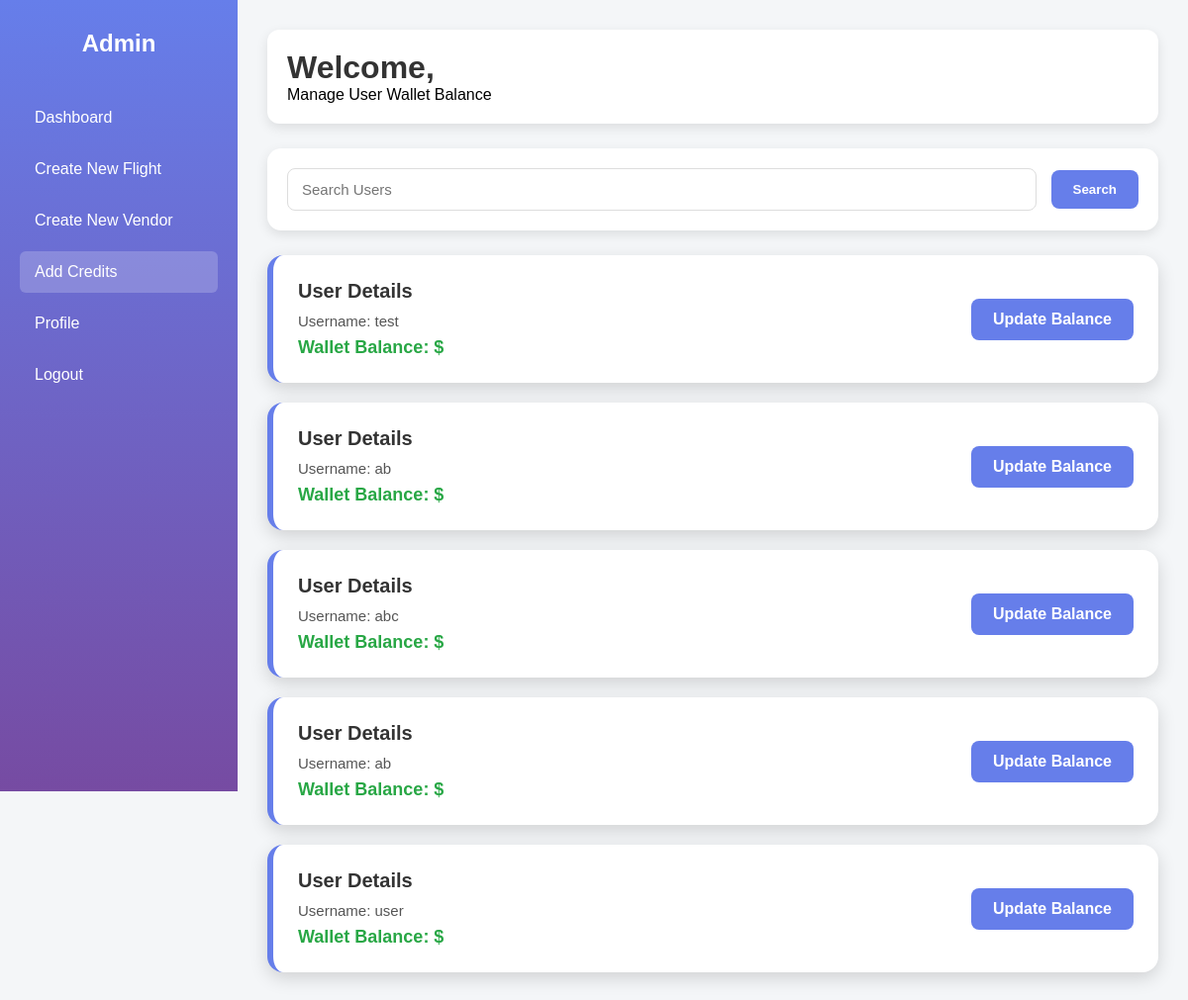
The page /admin/credits.php on the database its author committed.
### tables this page shows
CREATE TABLE `user` (
  `username` varchar(50) DEFAULT NULL,
  `password` varchar(50) DEFAULT NULL
);

### admin/credits.php (the view, shortened to what this page needs)
<?php
include "admin_db.php";
$username = $_SESSION['username'];
$sql = "SELECT * FROM user";
$result = $conn->query($sql);
?>
<!DOCTYPE html>
<html>
<head>
</head>
<body>
<div class="sidebar">
    <h2>Admin</h2>
    <a href="dashboard.php">Dashboard</a>
    <a href="new_flight.php">Create New Flight</a>
    <a href="new_vendor.php">Create New Vendor</a>
    <a href="credits.php" class="active">Add Credits</a>
    <a href="profile.php">Profile</a>
    <a href="logout.php">Logout</a>
</div>
<div class="main">
   <div class="header">
        <h1>Welcome, <?php echo htmlspecialchars($username); ?></h1>
        <p>Manage User Wallet Balance</p>
    </div>
<div class="search-box">
    <form method="POST">
        <input type="text" name="from" placeholder="Search Users" required>
        <button type="submit" name="submit">Search</button>
    </form>
</div>
    <div class="cards">
        <?php
        if ($result && $result->num_rows > 0) {
            while($row = $result->fetch_assoc()) {
        ?>
        <div class="card">
            <div class="left">
                <div class="route">
                    User Details
                </div>
                <div class="info">Username: <?php echo htmlspecialchars($row['username']); ?></div>
                <div class="balance">Wallet Balance: $<?php echo htmlspecialchars($row['wallet_balance']); ?></div>
            </div>
            <div class="right">
                <a href="edit_credit.php?user_id=<?php echo $row['id']; ?>" class="book-btn">
                    Update Balance
                </a>
            </div>
        </div>
        <?php
            }
        } else {
            echo '<div class="card"><div class="left"><div class="info">No users found</div></div></div>';
        }
        ?>
    </div>
</div>
</body>
</html>

### admin/credits.php (style rules this page uses)
* { margin: 0; padding: 0; box-sizing: border-box; font-family: Arial, sans-serif; }
body { background: #f4f6f8; display: flex; }
.sidebar { width: 240px; height: 100vh; background: linear-gradient(180deg, #667eea, #764ba2); color: white; padding: 30px 20px; position: fixed; }
.sidebar h2 { text-align: center; margin-bottom: 40px; }
.sidebar a { display: block; padding: 12px 15px; margin-bottom: 10px; color: white; text-decoration: none; border-radius: 6px; transition: 0.3s; }
.sidebar a:hover, .sidebar a.active { background: rgba(255,255,255,0.2); }
.main { margin-left: 240px; width: calc(100% - 240px); padding: 30px; }
.header { background: white; padding: 20px; border-radius: 12px; box-shadow: 0 4px 12px rgba(0,0,0,0.1); margin-bottom: 25px; }
.header h1 { color: #333; }
.cards { display: flex; flex-direction: column; gap: 20px; }
.card { background: white; padding: 25px; border-radius: 16px; box-shadow: 0 6px 18px rgba(0,0,0,0.15); display: flex; justify-content: space-between; align-items: center; border-left: 6px solid #667eea; }
.left { width: 70%; }
.right { width: 30%; text-align: right; }
.route { font-size: 20px; font-weight: bold; margin-bottom: 10px; color: #333; }
.info { color: #555; margin: 6px 0; font-size: 15px; }
.balance { color: #28a745; font-weight: bold; font-size: 18px; margin-top: 8px; }
.book-btn { display: inline-block; background: #667eea; color: white; padding: 12px 22px; border-radius: 8px; text-decoration: none; font-weight: bold; transition: 0.3s; }
.search-box { background: white; padding: 20px; border-radius: 14px; box-shadow: 0 4px 12px rgba(0,0,0,0.1); margin-bottom: 25px; }
.search-box form { display: flex; gap: 15px; align-items: center; }
.search-box input { flex: 1; padding: 12px 14px; border-radius: 8px; border: 1px solid #ddd; font-size: 15px; }
.search-box button { padding: 12px 22px; background: #667eea; color: white; border: none; border-radius: 8px; font-weight: bold; cursor: pointer; transition: 0.3s; }

### rows shown on the page
user: username "test"
user: username "ab"
user: username "abc"
user: username "ab"
user: username "user"
